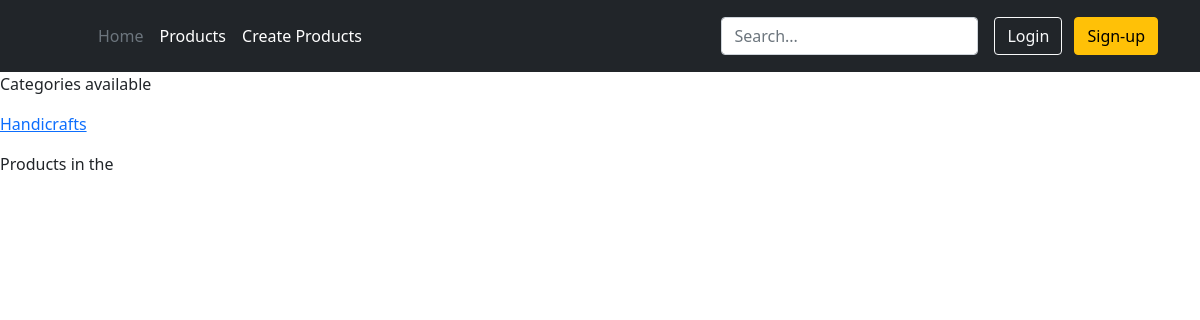
/categories, run on an earlier commit of the app's database.
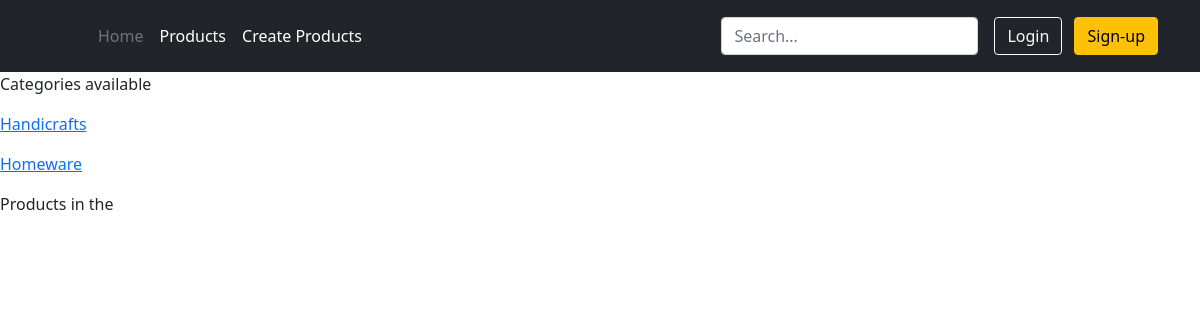
And on a later commit of the database.
### products/models.py (models this page shows, shortened)
class Category(models.Model):
    name = models.CharField(max_length=100)
    slug = models.SlugField(max_length=255, unique=True)
    class Meta:
        verbose_name_plural = 'categories'

### storeAnada/views.py (the view)
# urls.py: path('categories', storeAnada.views.CategoryListView.as_view(), name='categories'),
class CategoryListView(ListView):
	template_name = "products/categories.html"
	model = Category
	def get_context_data(self, **kwargs):
		context = super().get_context_data(**kwargs)
		if 'category' in kwargs:
			context['category'] = kwargs['category']
		if 'search' in kwargs:
			context['search'] = kwargs['search']
		if 'products' in kwargs:
			context['products'] = kwargs['products']
		return context

### templates/products/categories.html (shortened to what this page needs)
{% extends "base.html" %}
{% load static %}
{% block content %}
    <p>Categories available</p>
{% for category in category_list %}
    <a href="{% url 'categories' %}?category={{ category.pk }}"><p>{{ category.name }}</p></a>
{% endfor %}
    <p>Products in the {{ category.name }}</p>
{% endblock %}

What changed in the data, as far as the page shows it:
added Category: name "Homeware"
